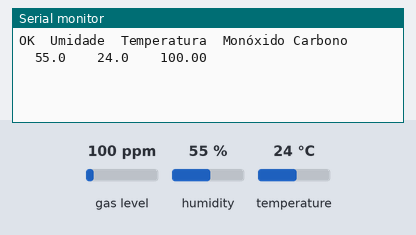
A sketch run on a simulated Arduino Uno, built with avr-gcc and run on an emulated ATmega328P. Shown: the last lines printed to the serial monitor. Inputs (shaded band) come from the test bench; at power-on: gas level 100 ppm, humidity 55 %, temperature 24 °C.

Above: at 2.8 s.
2.9 s: gas level set to 20 ppm
At 5.1 s:
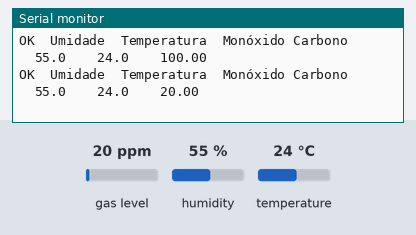
5.4 s: humidity set to 22 %
At 7.5 s:
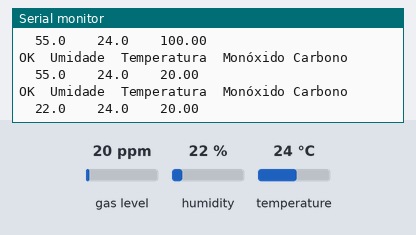
7.9 s: temperature set to 12 °C
At 9.4 s:
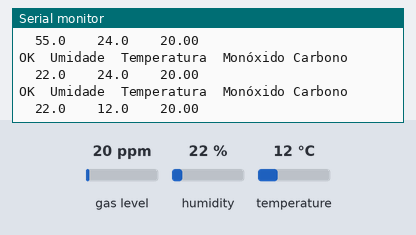
10.4 s: gas level set to 250 ppm
At 12.7 s:
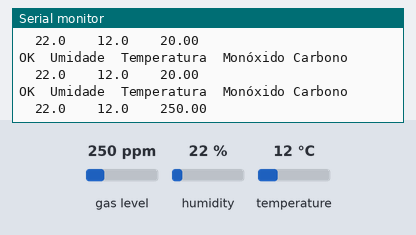
12.9 s: humidity set to 40 %
At 15.4 s:
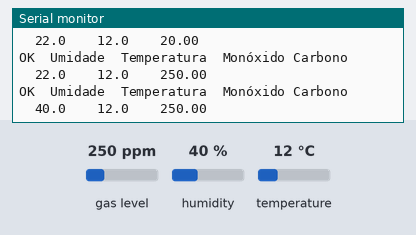
Timing chart, 0 to 16.4 s (numbered marks = the images above; inputs shaded):
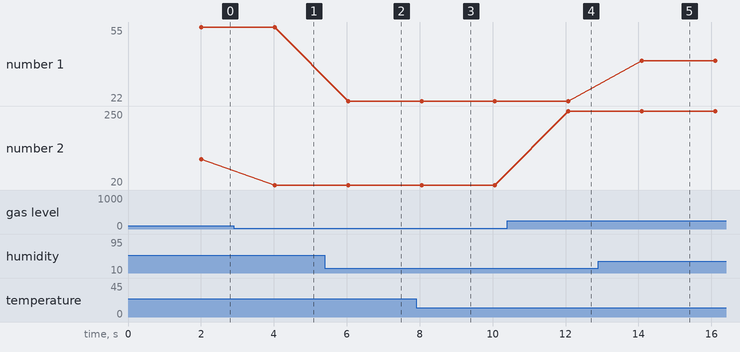

Measured:
- after the input at 2.9 s, the serial monitor: prints a new line after 1.1 s (image 1)
- after the input at 5.4 s, the serial monitor: prints a new line after 0.64 s (image 2)
- after the input at 7.9 s, the serial monitor: prints a new line after 0.15 s (image 3)
- after the input at 10.4 s, the serial monitor: prints a new line after 1.7 s (image 4)
- after the input at 12.9 s, the serial monitor: prints a new line after 1.2 s (image 5)
- plotted number 1: 55 → 22 after the input at 5.4 s, 22 → 40 after the input at 12.9 s
- plotted number 2: 100 → 20 after the input at 2.9 s, 20 → 250 after the input at 10.4 s

The sketch:

MiniEstacaoCoraHacker.ino
```cpp
#include "DHTesp.h"
#include "MQ7.h"

DHTesp dht;
MQ7 mq7(A0,16);

void setup()
{
  Serial.begin(115200);
  Serial.println();


  dht.setup(4); // Connect DHT sensor to GPIO 17

}

void loop()
{
  delay(dht.getMinimumSamplingPeriod());


  float humidity = dht.getHumidity();
  float temperature = dht.getTemperature();
  float monoxidocarbono = mq7.getPPM();

  Serial.print(dht.getStatusString());
  Serial.print("\t");                     //distanciamento
  Serial.println("Umidade\tTemperatura\tMonóxido Carbono");
  Serial.print("\t");
  Serial.print(humidity, 1);              //o numero 1 franciona em 00.0
  Serial.print("\t\t");
  Serial.print(temperature, 1);
  Serial.print("\t\t");
  Serial.print(mq7.getPPM());
  Serial.print("\t\t");
  Serial.println();
}
```
